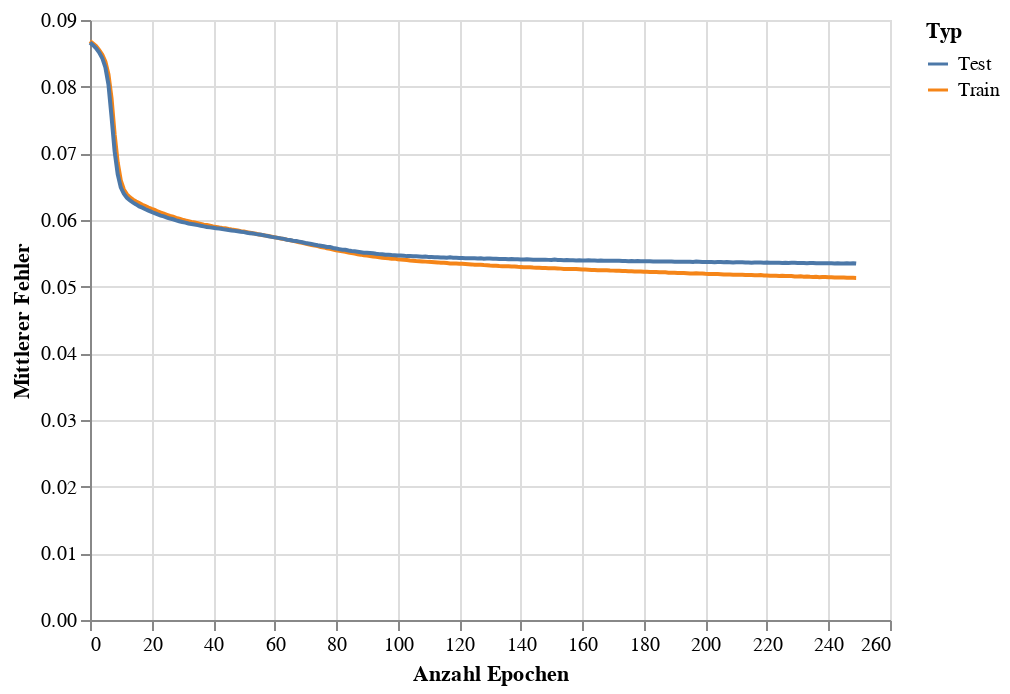

Source (notebook cell):
### Code cell
train_eval_loss_chart = alt.Chart(loss_df).mark_line().encode(
    x = alt.X('Epoch', title='Anzahl Epochen'),
    y = alt.Y('Loss',title='Mittlerer Fehler'),
    color = alt.Color('Type',title='Typ')
)
train_eval_loss_chart

### Figure 1 — Vega-Lite specification as saved in the notebook (floating-point values rounded to 4 significant figures; data arrays with more than 128 entries replaced by an {"elided": "..."} marker saying what was removed)
{"config": {"view": {"continuousWidth": 400, "continuousHeight": 300}}, "data": {"name": "data-546d0e551b2cfc0b12ec1bd22db19bbd"}, "mark": "line", "encoding": {"color": {"field": "Type", "title": "Typ", "type": "nominal"}, "x": {"field": "Epoch", "title": "Anzahl Epochen", "type": "quantitative"}, "y": {"field": "Loss", "title": "Mittlerer Fehler", "type": "quantitative"}}, "$schema": "https://vega.github.io/schema/vega-lite/v4.17.0.json", "datasets": {"data-546d0e551b2cfc0b12ec1bd22db19bbd": {"elided": "500 records"}}}
